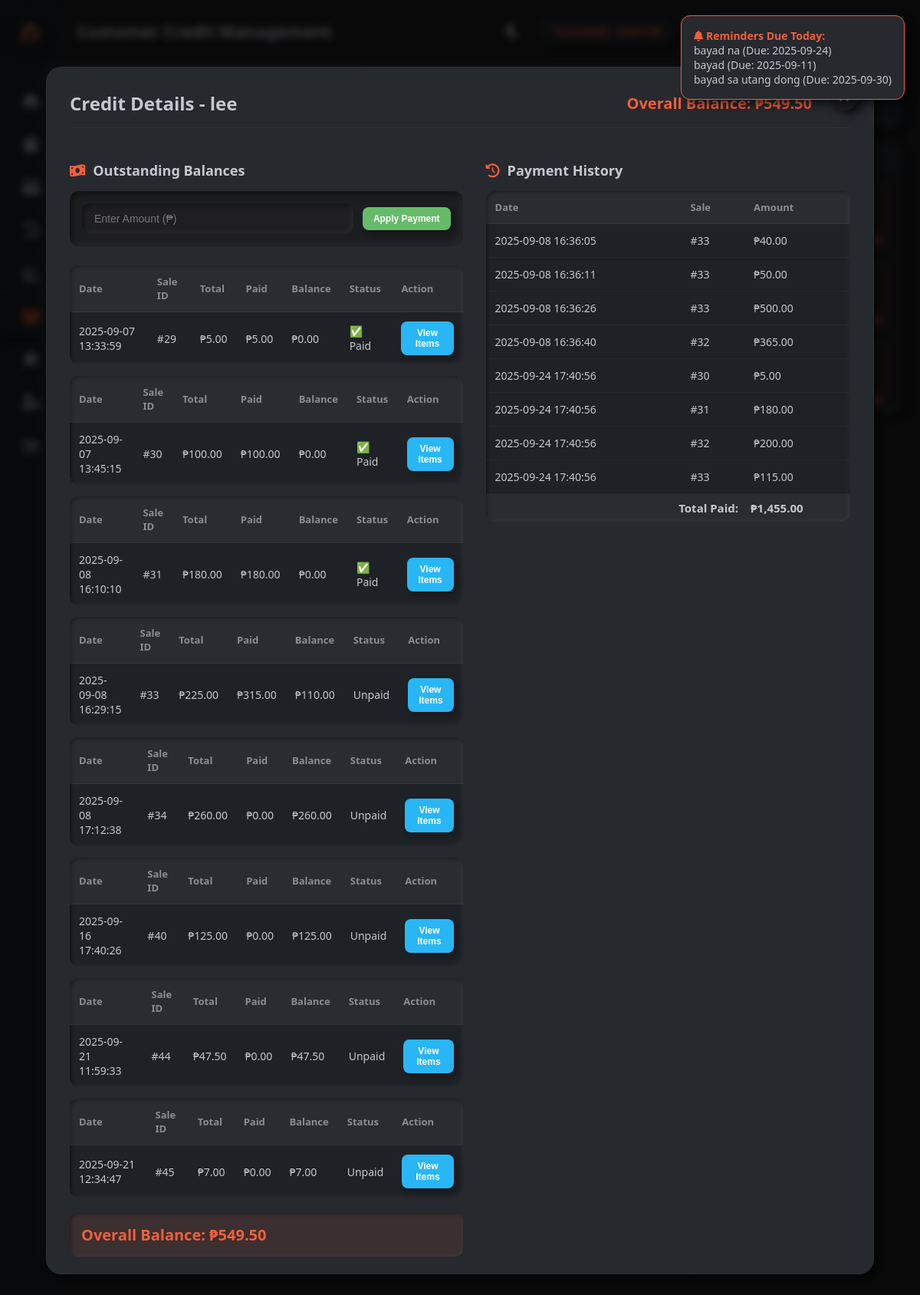
Page /customers.php?view_utang=1 on the committed database.
### tables this page shows
CREATE TABLE `customer_reminders` (
  `id` int(11) NOT NULL,
  `note` text NOT NULL,
  `created_at` timestamp NOT NULL DEFAULT current_timestamp(),
  `customer_id` int(11) DEFAULT NULL,
  `due_date` date DEFAULT NULL
);

CREATE TABLE `customers` (
  `id` int(11) NOT NULL,
  `name` varchar(150) NOT NULL,
  `phone` varchar(50) DEFAULT NULL,
  `email` varchar(100) DEFAULT NULL,
  `address` text DEFAULT NULL,
  `created_at` timestamp NOT NULL DEFAULT current_timestamp()
);

CREATE TABLE `utang` (
  `id` int(11) NOT NULL,
  `customer_id` int(11) NOT NULL,
  `sale_id` int(11) NOT NULL,
  `amount` decimal(10,2) NOT NULL,
  `status` enum('unpaid','paid') DEFAULT 'unpaid',
  `created_at` timestamp NOT NULL DEFAULT current_timestamp()
);

CREATE TABLE `sales` (
  `id` int(11) NOT NULL,
  `customer_id` int(11) DEFAULT NULL,
  `user_id` int(11) DEFAULT NULL,
  `total_amount` decimal(10,2) NOT NULL,
  `payment_method` varchar(50) NOT NULL,
  `created_at` timestamp NOT NULL DEFAULT current_timestamp(),
  `paid_amount` decimal(10,2) NOT NULL DEFAULT 0.00
);

CREATE TABLE `payments` (
  `id` int(11) NOT NULL,
  `customer_id` int(11) DEFAULT NULL,
  `sale_id` int(11) NOT NULL,
  `amount` decimal(10,2) NOT NULL,
  `paid_at` timestamp NOT NULL DEFAULT current_timestamp()
);

### customers.php (the view, shortened to what this page needs)
<?php
include "db.php";
 $currentTheme = $_SESSION['theme'];
 $displayName = $_SESSION['user']['username'] ?? $_SESSION['username'] ?? 'Guest';
 $reminders = $conn->query("
    SELECT r.*, c.name AS customer_name
    FROM customer_reminders r
    LEFT JOIN customers c ON r.customer_id = c.id
    ORDER BY r.created_at DESC
");
 $sql = "
    SELECT c.id, c.name, c.phone, c.email, c.address,
           COALESCE(SUM(CASE WHEN u.status='unpaid' THEN u.amount ELSE 0 END),0) as total_utang
    FROM customers c
    LEFT JOIN utang u ON c.id = u.customer_id
    GROUP BY c.id
";
 $customers = $conn->query($sql);
 $currentUser = null;
 $utangDetails = [];
 $cust_id = null;
if (isset($_GET['view_utang'])) {
    $cust_id = intval($_GET['view_utang']);
    $q = "
        SELECT u.id as utang_id, u.amount as balance, u.status, u.created_at,
               s.id as sale_id, s.total_amount, s.paid_amount,
               si.quantity, si.price, si.subtotal, p.product_name
        FROM utang u
        JOIN sales s ON u.sale_id = s.id
        JOIN sales_items si ON s.id = si.sale_id
        JOIN products p ON si.product_id = p.id
        WHERE u.customer_id = ?
        ORDER BY u.created_at ASC
    ";
    $stmt = $conn->prepare($q);
    $stmt->bind_param("i", $cust_id);
    $stmt->execute();
    $utangDetails = $stmt->get_result()->fetch_all(MYSQLI_ASSOC);
}
?>
<!DOCTYPE html>
<html lang="en">
<head>
  <link rel="stylesheet" href="https://cdnjs.cloudflare.com/ajax/libs/font-awesome/6.4.0/css/all.min.css">
</head>
<body class="<?php echo $currentTheme === 'light' ? 'light-mode' : ''; ?>">
<nav class="sidebar">
  <div class="logo">
    <img src="uploads/logo.png" alt="POS System Logo">
  </div>
  <ul>
    <li>
      <a href="dashboard.php" >
        <i class="fa fa-home"></i>
      </a>
    </li>
    <li>
      <a href="inventory.php">
        <i class="fa fa-box"></i>
      </a>
    </li>
    <li>
      <a href="sales.php">
        <i class="fa fa-credit-card"></i>
      </a>
    </li>
    <li>
      <a href="sales_history.php">
        <i class="fa fa-history"></i>
      </a>
    </li>
    <li>
      <a href="sales_report.php">
        <i class="fa fa-chart-line"></i>
      </a>
    </li>
    <li>
      <a href="customers.php" class="active">
        <i class="fa fa-users"></i>
      </a>
    </li>
    <li>
      <a href="customer_loyalty.php" >
        <i class="fa fa-star"></i>
      </a>
    </li>
    <li>
      <a href="user_management.php">
        <i class="fa fa-user-cog"></i>
      </a>
    </li>
    <li>
      <a href="logout.php">
        <i class="fa fa-sign-out-alt"></i>
      </a>
    </li>
  </ul>
</nav>
<div class="wrapper">
  <main class="main">
    <div class="topbar">
      <h1>Customer Credit Management</h1>
      <div style="display: flex; align-items: center;">
        <button id="theme-toggle" class="theme-toggle" title="Toggle theme">
          <i class="fas fa-<?php echo $currentTheme === 'light' ? 'sun' : 'moon'; ?>"></i>
        </button>
        <div class="clock-card neu">
          <span id="clock"></span>
        </div>
      </div>
    </div>
    <div class="cards">
      <div class="expandable-card" id="reminder-card">
        <div class="card-header" onclick="toggleCard('reminder-card')">
          <h3><i class="fas fa-bell"></i> Add Reminder</h3>
        </div>
      </div>
    </div>
    <div class="table-container">
      <h2 style="margin-top: 0; color: var(--text-light);">Customer Credit List</h2>
      <table>
        <tr>
          <th>Name</th>
          <th>Phone</th>
          <th>Email</th>
          <th>Address</th>
          <th>Total Credit</th>
          <th>Action</th>
        </tr>
        <?php while($row=$customers->fetch_assoc()): ?>
          <tr>
            <td><?= htmlspecialchars($row['name']) ?></td>
            <td><?= htmlspecialchars($row['phone']) ?></td>
            <td><?= htmlspecialchars($row['email']) ?></td>
            <td><?= htmlspecialchars($row['address']) ?></td>
            <td>₱<?= number_format($row['total_utang'],2) ?></td>
            <td>
              <a href="customers.php?view_utang=<?= $row['id'] ?>" class="btn btn-view">
              </a>
            </td>
          </tr>
        <?php endwhile; ?>
      </table>
    </div>
  </main>
  <aside class="right-panel">
    <div class="profile-card neu">
      <?php if ($currentUser && !empty($currentUser['photo']) && file_exists($currentUser['photo'])): ?>
        <img src="<?= htmlspecialchars($currentUser['photo']) ?>" alt="Profile Photo" class="profile-photo">
      <?php else: ?>
        <div class="profile-photo">
        </div>
      <?php endif; ?>
      <h3>Welcome, <?=htmlspecialchars($displayName)?></h3>
      <div class="role"><?= htmlspecialchars($currentUser['role'] ?? 'User') ?></div>
    </div>
    <div class="reminders-card neu">
      <h4><i class="fas fa-list"></i> Saved Reminders</h4>
      <div class="reminders-list">
        <ul>
          <?php
          $today = date("Y-m-d");
          $dueToday = [];
          if($reminders->num_rows > 0):
            while($r = $reminders->fetch_assoc()):
              $isDue = $r['due_date'] && $r['due_date'] <= $today;
              if($isDue) { $dueToday[] = ($r['note']) . " (Due: ".$r['due_date'].")"; }
          ?>
            <li class="<?= $isDue ? 'due' : '' ?>">
              <?php if($r['customer_name']): ?>
                <br><small>For: <?= htmlspecialchars($r['customer_name']) ?></small>
              <?php endif; ?>
              <?php if($r['due_date']): ?>
                <br><small <?= $isDue ? 'style="color: var(--accent); font-weight:bold;"' : '' ?>>
                </small>
              <?php endif; ?>
              <br><small><?= $r['created_at'] ?></small>
              <a href="customers.php?delete_reminder=<?= $r['id'] ?>"
                 onclick="return confirm('Delete this reminder?')">
                <i class="fas fa-trash"></i>
              </a>
            </li>
          <?php endwhile; else: ?>
            <li>No reminders yet</li>
          <?php endif; ?>
        </ul>
      </div>
    </div>
  </aside>
</div>
<?php if(!empty($utangDetails)): ?>
<div class="modal" id="utangModal" style="display:flex;">
  <div class="modal-content">
    <?php
    $grouped=[];
    $grand_total=0;
    foreach($utangDetails as $row){
      $grouped[$row['sale_id']]['info']=[
        'created_at'=>$row['created_at'],
        'sale_id'=>$row['sale_id'],
        'total'=>$row['total_amount'],
        'paid'=>$row['paid_amount'],
        'balance'=>$row['balance'],
        'status'=>$row['status']
      ];
      $grouped[$row['sale_id']]['items'][]=$row;
    }
    foreach($grouped as $sale){ $grand_total += $sale['info']['balance']; }
    $custName = $conn->query("SELECT name FROM customers WHERE id=$cust_id")->fetch_assoc()['name'];
    ?>
    <div class="modal-header">
      <h2>Credit Details - <?= htmlspecialchars($custName) ?></h2>
      <div class="balance">Overall Balance: ₱<?= number_format($grand_total,2) ?></div>
    </div>
    <div class="modal-body">
      <div class="modal-section">
        <h3><i class="fas fa-money-bill-wave"></i> Outstanding Balances</h3>
        <form method="post" onsubmit="return validatePayment(this)" class="payment-form">
          <input type="number" name="amount" step="0.01" placeholder="Enter Amount (₱)" required>
          <button type="submit" class="btn btn-pay">Apply Payment</button>
        </form>
        <?php foreach($grouped as $sale): ?>
          <div class="modal-table">
            <table>
              <tr>
                <th>Date</th>
                <th>Sale ID</th>
                <th>Total</th>
                <th>Paid</th>
                <th>Balance</th>
                <th>Status</th>
                <th>Action</th>
              </tr>
              <tr>
                <td><?= $sale['info']['created_at'] ?></td>
                <td>#<?= $sale['info']['sale_id'] ?></td>
                <td>₱<?= number_format($sale['info']['total'],2) ?></td>
                <td>₱<?= number_format($sale['info']['paid'],2) ?></td>
                <td>₱<?= number_format($sale['info']['balance'],2) ?></td>
                <td><?= $sale['info']['status']=="paid"?"✅ Paid":"Unpaid" ?></td>
                <td><button class="btn btn-view" onclick="toggleItems(<?= $sale['info']['sale_id'] ?>)">View Items</button></td>
              </tr>
            </table>
          </div>
        <?php endforeach; ?>
        <div class="total-balance">
          <h3>Overall Balance: ₱<?= number_format($grand_total,2) ?></h3>
        </div>
      </div>
      <div class="modal-section">
        <h3><i class="fas fa-history"></i> Payment History</h3>
        <div class="payment-history">
          <?php
          $payRes = $conn->query("
            SELECT p.paid_at, p.amount, s.id as sale_id
            FROM payments p
            JOIN sales s ON p.sale_id = s.id
            JOIN utang u ON u.sale_id = s.id
            WHERE u.customer_id = $cust_id
            ORDER BY p.paid_at ASC
          ");
          if ($payRes && $payRes->num_rows > 0): ?>
            <div class="modal-table">
              <table>
                <tr>
                  <th>Date</th>
                  <th>Sale</th>
                  <th>Amount</th>
                </tr>
                <?php $totalPayments=0; while($pay = $payRes->fetch_assoc()): $totalPayments+=$pay['amount']; ?>
                  <tr>
                    <td><?= $pay['paid_at'] ?></td>
                    <td>#<?= $pay['sale_id'] ?></td>
                    <td>₱<?= number_format($pay['amount'],2) ?></td>
                  </tr>
                <?php endwhile; ?>
                <tr class="payment-summary">
                  <td colspan="2" style="text-align:right;">Total Paid:</td>
                  <td>₱<?= number_format($totalPayments,2) ?></td>
                </tr>
              </table>
            </div>
          <?php endif; ?>
        </div>
      </div>
    </div>
    <button class="close" onclick="document.getElementById('utangModal').style.display='none'">
    </button>
  </div>
</div>
<?php endif; ?>
<?php if (!empty($dueToday)): ?>
<div id="reminderPopup" class="reminder-popup">
  <strong><i class="fas fa-bell"></i> Reminders Due Today:</strong><br>
  <?= implode("<br>", array_map('htmlspecialchars', $dueToday)) ?>
</div>
<?php endif; ?>
</body>
</html>

### rows in the picture
customers: name "lee"
utang: created_at "2025-09-07 13:33:59", sale "29", total "5.00", paid "5.00", amount "0.00", status "✅ Paid"
utang: created_at "2025-09-07 13:45:15", sale "30", total "100.00", paid "100.00", amount "0.00", status "✅ Paid"
utang: created_at "2025-09-08 16:10:10", sale "31", total "180.00", paid "180.00", amount "0.00", status "✅ Paid"
utang: created_at "2025-09-21 12:34:47", sale "45", total "7.00", sale.paid_amount "0.00", amount "7.00", status "Unpaid"
payments: paid_at "2025-09-08 16:36:05", sale "33", amount "40.00"
payments: paid_at "2025-09-08 16:36:11", sale "33", amount "50.00"
payments: paid_at "2025-09-08 16:36:26", sale "33", amount "500.00"
payments: paid_at "2025-09-08 16:36:40", sale "32", amount "365.00"
payments: paid_at "2025-09-24 17:40:56", sale "30", amount "5.00"
payments: paid_at "2025-09-24 17:40:56", sale "31", amount "180.00"
payments: paid_at "2025-09-24 17:40:56", sale "32", amount "200.00"
payments: paid_at "2025-09-24 17:40:56", sale "33", amount "115.00"

### other values in the picture
$grand_total "549.50"
$sale['info']['created_at'] "2025-09-08 16:29:15"
$sale['info']['sale_id'] "33"
$sale['info']['total'] "225.00"
$sale['info']['paid'] "315.00"
$sale['info']['balance'] "110.00"
$sale['info']['created_at'] "2025-09-08 17:12:38"
$sale['info']['sale_id'] "34"
$sale['info']['total'] "260.00"
$sale['info']['paid'] "0.00"
$sale['info']['balance'] "260.00"
$sale['info']['created_at'] "2025-09-16 17:40:26"
$sale['info']['sale_id'] "40"
$sale['info']['total'] "125.00"
$sale['info']['balance'] "125.00"
